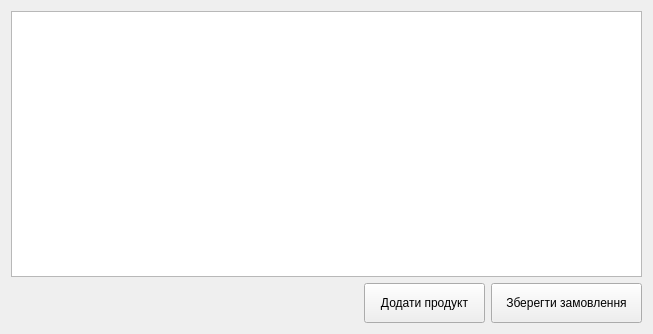
<?xml version="1.0" encoding="UTF-8"?>
<ui version="4.0">
 <class>SaleOrderForm</class>
 <widget class="QWidget" name="SaleOrderForm">
  <property name="geometry">
   <rect>
    <x>0</x>
    <y>0</y>
    <width>653</width>
    <height>334</height>
   </rect>
  </property>
  <property name="windowTitle">
   <string>Form</string>
  </property>
  <layout class="QVBoxLayout" name="verticalLayout">
   <item>
    <widget class="ProductOrderView" name="tableViewProductOrder"/>
   </item>
   <item>
    <layout class="QHBoxLayout" name="horizontalLayout">
     <item>
      <spacer name="horizontalSpacer">
       <property name="orientation">
        <enum>Qt::Horizontal</enum>
       </property>
       <property name="sizeHint" stdset="0">
        <size>
         <width>40</width>
         <height>20</height>
        </size>
       </property>
      </spacer>
     </item>
     <item>
      <widget class="QPushButton" name="pushButtonAddProduct">
       <property name="minimumSize">
        <size>
         <width>121</width>
         <height>40</height>
        </size>
       </property>
       <property name="text">
        <string>Додати продукт</string>
       </property>
      </widget>
     </item>
     <item>
      <widget class="QPushButton" name="pushButtonSaveSaleOrder">
       <property name="minimumSize">
        <size>
         <width>151</width>
         <height>40</height>
        </size>
       </property>
       <property name="text">
        <string>Зберегти замовлення</string>
       </property>
      </widget>
     </item>
    </layout>
   </item>
  </layout>
 </widget>
 <customwidgets>
  <customwidget>
   <class>ProductOrderView</class>
   <extends>QTableWidget</extends>
   <header>productorderview.h</header>
  </customwidget>
 </customwidgets>
 <resources/>
 <connections/>
</ui>
